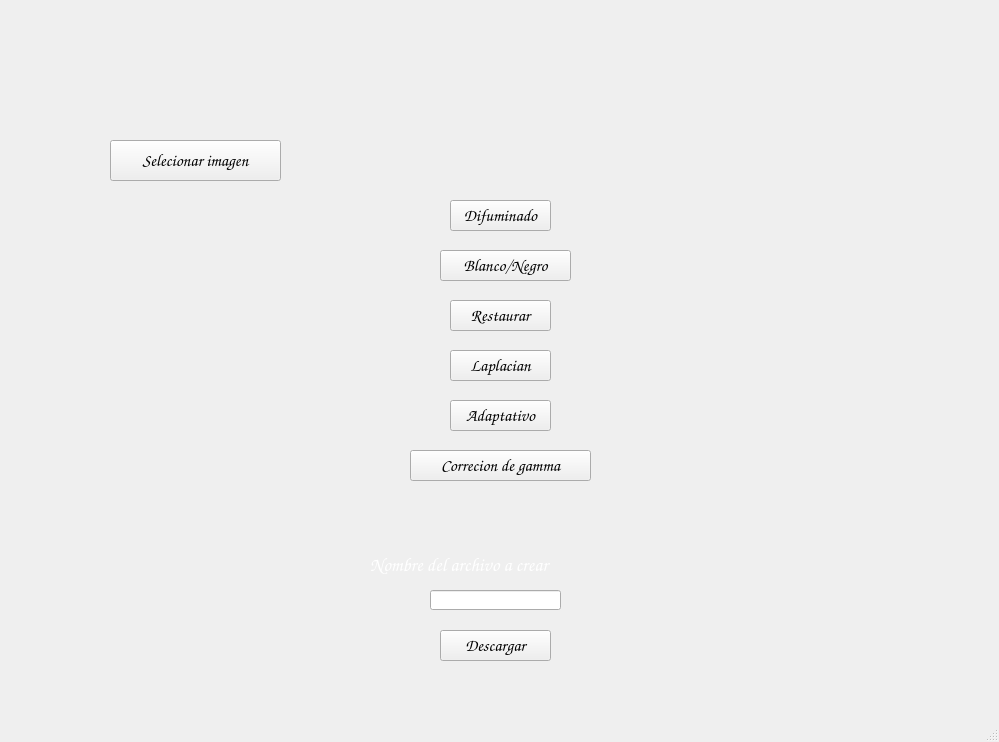
<?xml version="1.0" encoding="UTF-8"?>
<ui version="4.0">
 <class>MainWindow</class>
 <widget class="QMainWindow" name="MainWindow">
  <property name="geometry">
   <rect>
    <x>0</x>
    <y>0</y>
    <width>999</width>
    <height>742</height>
   </rect>
  </property>
  <property name="windowTitle">
   <string>MainWindow</string>
  </property>
  <widget class="QWidget" name="centralwidget">
   <widget class="QPushButton" name="pushButton">
    <property name="geometry">
     <rect>
      <x>110</x>
      <y>140</y>
      <width>171</width>
      <height>41</height>
     </rect>
    </property>
    <property name="font">
     <font>
      <family>Comic Sans MS</family>
      <pointsize>13</pointsize>
      <weight>75</weight>
      <bold>true</bold>
     </font>
    </property>
    <property name="text">
     <string>Selecionar imagen</string>
    </property>
    <property name="autoRepeat">
     <bool>false</bool>
    </property>
    <property name="autoDefault">
     <bool>false</bool>
    </property>
   </widget>
   <widget class="QLabel" name="label">
    <property name="geometry">
     <rect>
      <x>60</x>
      <y>220</y>
      <width>261</width>
      <height>391</height>
     </rect>
    </property>
    <property name="text">
     <string/>
    </property>
    <property name="scaledContents">
     <bool>true</bool>
    </property>
   </widget>
   <widget class="QPushButton" name="pushButton_3">
    <property name="geometry">
     <rect>
      <x>450</x>
      <y>300</y>
      <width>101</width>
      <height>31</height>
     </rect>
    </property>
    <property name="font">
     <font>
      <family>Comic Sans MS</family>
      <pointsize>13</pointsize>
      <weight>75</weight>
      <bold>true</bold>
     </font>
    </property>
    <property name="text">
     <string>Restaurar</string>
    </property>
   </widget>
   <widget class="QPushButton" name="pushButton_4">
    <property name="geometry">
     <rect>
      <x>440</x>
      <y>630</y>
      <width>111</width>
      <height>31</height>
     </rect>
    </property>
    <property name="font">
     <font>
      <family>Comic Sans MS</family>
      <pointsize>13</pointsize>
      <weight>75</weight>
      <bold>true</bold>
     </font>
    </property>
    <property name="text">
     <string>Descargar</string>
    </property>
   </widget>
   <widget class="QPushButton" name="pushButton_5">
    <property name="geometry">
     <rect>
      <x>450</x>
      <y>200</y>
      <width>101</width>
      <height>31</height>
     </rect>
    </property>
    <property name="font">
     <font>
      <family>Comic Sans MS</family>
      <pointsize>13</pointsize>
      <weight>75</weight>
      <bold>true</bold>
     </font>
    </property>
    <property name="text">
     <string>Difuminado</string>
    </property>
   </widget>
   <widget class="QPushButton" name="pushButton_6">
    <property name="geometry">
     <rect>
      <x>440</x>
      <y>250</y>
      <width>131</width>
      <height>31</height>
     </rect>
    </property>
    <property name="font">
     <font>
      <family>Comic Sans MS</family>
      <pointsize>13</pointsize>
      <weight>75</weight>
      <bold>true</bold>
     </font>
    </property>
    <property name="text">
     <string>Blanco/Negro</string>
    </property>
   </widget>
   <widget class="QLabel" name="label_2">
    <property name="geometry">
     <rect>
      <x>670</x>
      <y>220</y>
      <width>261</width>
      <height>391</height>
     </rect>
    </property>
    <property name="text">
     <string/>
    </property>
    <property name="scaledContents">
     <bool>true</bool>
    </property>
   </widget>
   <widget class="QLabel" name="label_3">
    <property name="geometry">
     <rect>
      <x>0</x>
      <y>0</y>
      <width>1001</width>
      <height>721</height>
     </rect>
    </property>
    <property name="text">
     <string/>
    </property>
    <property name="textFormat">
     <enum>Qt::RichText</enum>
    </property>
    <property name="pixmap">
     <pixmap>Fondo.jpg</pixmap>
    </property>
    <property name="scaledContents">
     <bool>true</bool>
    </property>
    <property name="wordWrap">
     <bool>false</bool>
    </property>
   </widget>
   <widget class="QLineEdit" name="lineEdit">
    <property name="geometry">
     <rect>
      <x>430</x>
      <y>590</y>
      <width>131</width>
      <height>20</height>
     </rect>
    </property>
   </widget>
   <widget class="QLabel" name="label_4">
    <property name="geometry">
     <rect>
      <x>370</x>
      <y>550</y>
      <width>271</width>
      <height>31</height>
     </rect>
    </property>
    <property name="font">
     <font>
      <family>Comic Sans MS</family>
      <pointsize>14</pointsize>
      <weight>75</weight>
      <italic>false</italic>
      <bold>true</bold>
      <underline>false</underline>
      <strikeout>false</strikeout>
     </font>
    </property>
    <property name="text">
     <string>&lt;html&gt;&lt;head/&gt;&lt;body&gt;&lt;p&gt;&lt;span style=&quot; color:#ffffff;&quot;&gt;Nombre del archivo a crear&lt;/span&gt;&lt;/p&gt;&lt;/body&gt;&lt;/html&gt;</string>
    </property>
    <property name="textFormat">
     <enum>Qt::AutoText</enum>
    </property>
    <property name="scaledContents">
     <bool>false</bool>
    </property>
   </widget>
   <widget class="QPushButton" name="pushButton_7">
    <property name="geometry">
     <rect>
      <x>450</x>
      <y>350</y>
      <width>101</width>
      <height>31</height>
     </rect>
    </property>
    <property name="font">
     <font>
      <family>Comic Sans MS</family>
      <pointsize>13</pointsize>
      <weight>75</weight>
      <bold>true</bold>
     </font>
    </property>
    <property name="text">
     <string>Laplacian</string>
    </property>
   </widget>
   <widget class="QPushButton" name="pushButton_8">
    <property name="geometry">
     <rect>
      <x>410</x>
      <y>450</y>
      <width>181</width>
      <height>31</height>
     </rect>
    </property>
    <property name="font">
     <font>
      <family>Comic Sans MS</family>
      <pointsize>13</pointsize>
      <weight>75</weight>
      <bold>true</bold>
     </font>
    </property>
    <property name="text">
     <string>Correcion de gamma</string>
    </property>
   </widget>
   <widget class="QPushButton" name="pushButton_9">
    <property name="geometry">
     <rect>
      <x>450</x>
      <y>400</y>
      <width>101</width>
      <height>31</height>
     </rect>
    </property>
    <property name="font">
     <font>
      <family>Comic Sans MS</family>
      <pointsize>13</pointsize>
      <weight>75</weight>
      <bold>true</bold>
     </font>
    </property>
    <property name="text">
     <string>Adaptativo</string>
    </property>
   </widget>
   <zorder>label_3</zorder>
   <zorder>pushButton</zorder>
   <zorder>pushButton_3</zorder>
   <zorder>pushButton_4</zorder>
   <zorder>pushButton_5</zorder>
   <zorder>pushButton_6</zorder>
   <zorder>label</zorder>
   <zorder>label_2</zorder>
   <zorder>lineEdit</zorder>
   <zorder>label_4</zorder>
   <zorder>pushButton_7</zorder>
   <zorder>pushButton_8</zorder>
   <zorder>pushButton_9</zorder>
  </widget>
  <widget class="QMenuBar" name="menubar">
   <property name="geometry">
    <rect>
     <x>0</x>
     <y>0</y>
     <width>999</width>
     <height>21</height>
    </rect>
   </property>
  </widget>
  <widget class="QStatusBar" name="statusbar"/>
 </widget>
 <resources>
  <include location="fondos.qrc"/>
 </resources>
 <connections/>
</ui>
